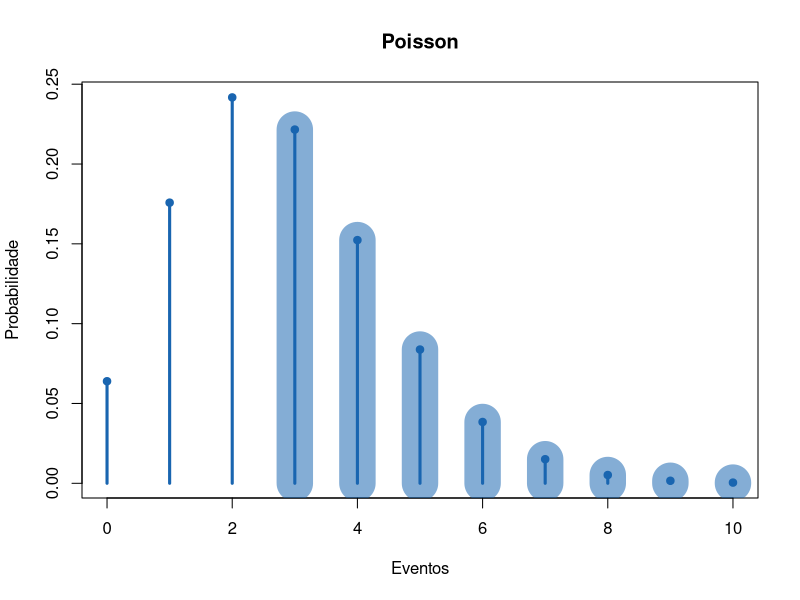

Reproduce this figure in R.
# Distribuicao de Poisson

# altere o que deseja
lambda <- 2.75
max_plotar <- 10 # valor maximo para plotar (Poisson vai a + infinito)
cauda <- 3 # a partir de onde hachurar e calcular p da area
cor = "#1965B0" # RGB

hachura <- 500/max_plotar
if (hachura < 10) {hachura <- 10}
if (hachura > 35) {hachura <- 35}

# calculo
probs <- dpois(0:max_plotar,lambda)
eventos <- 0:max_plotar
cor_transparencia <- paste(cor,"88",sep="")

cat("\nDistribuicao de Poisson\n")

prob_acm <- 0;
prob_esq <- 0;
cat ("Evento\tProbabilidade\tAcumulada\n")
for (i in 1:(max_plotar+1))
{
  prob_acm <- prob_acm+probs[i]
  cat (eventos[i],"\t",probs[i],"\t",prob_acm,"\n")
  if (eventos[i] < cauda)
  {
    prob_esq <- prob_esq+probs[i] 
  }
}
prob_dir <- 1-prob_esq
cat ("etc...\n")

plot (eventos, probs, main="Poisson", 
      xlab="Eventos", ylab="Probabilidade",
      lwd=3, col=cor, type = "h")
points(eventos, probs, col=cor, bg=cor, pch=21)
# cauda direita
lines (eventos[eventos>=cauda], probs[eventos>=cauda], 
       col=paste(cor,"88",sep=""), lwd=hachura, type="h")

cat("\ncauda eventos >=",cauda,", p =",prob_dir)
cat("\n")

# Cores adequadas para daltonicos
# Silveira's implemented

# violet
# [0] = "#882E72"; # violeta escuro
# [1] = "#994F88"; # violeta 5
# [2] = "#AA6F9E"; # violeta 4
# [3] = "#BA8DB4"; # violeta 3
# [4] = "#CAACCB"; # violeta 2
# [5] = "#D9CCE3"; # violeta claro

# blue
# [6] = "#0d5092"; # azul naval
# [7] = "#1965B0"; # azul cobalto
# [8] = "#437DBF"; # azul 2
# [9] = "#6195CF"; # azul 3
# [10] = "#7BAFDE"; # azul celeste
# [11] = "#a0d8d8"; # azul claro

# green
# [12] = "#507052"; # verde musgo
# [13] = "#26a169"; # verde médio
# [14] = "#4EB265"; # verde folha
# [15] = "#90C987"; # verde claro 1
# [16] = "#a6da9a"; # verde claro 2
# [17] = "#CAE0AB"; # verde claro 3

# orange
# [18] = "#ac4d12"; # ocre
# [19] = "#E65518"; # laranja escuro
# [20] = "#EE8026"; # laranja 3
# [21] = "#F4A736"; # laranja 2
# [22] = "#F7CB45"; # laranja claro
# [23] = "#F7F056"; # amarelo

# red
# [24] = "#42150A"; # marrom escuro
# [25] = "#72190E"; # marrom médio
# [26] = "#A5170E"; # marrom claro
# [27] = "#a30b1b"; # bordô
# [28] = "#a3261b"; # terra
# [29] = "#f43328"; # tijolo

# gray
# [30] = "#111111"; # cinza 1
# [31] = "#222222"; # cinza 2
# [32] = "#333333"; # cinza 3
# [33] = "#444444"; # cinza 4
# [34] = "#555555"; # cinza 5
# [35] = "#666666"; # cinza 6
# [36] = "#777777"; # cinza 7
# [37] = "#888888"; # cinza 8
# [38] = "#999999"; # cinza 9
# [39] = "#aaaaaa"; # cinza 10
# [40] = "#bbbbbb"; # cinza 11
# [41] = "#cccccc"; # cinza 12
# [42] = "#dddddd"; # cinza 13
# [43] = "#eeeeee"; # cinza 14
# [44] = "#000000"; # preto
# [45] = "#ffffff"; # branco

